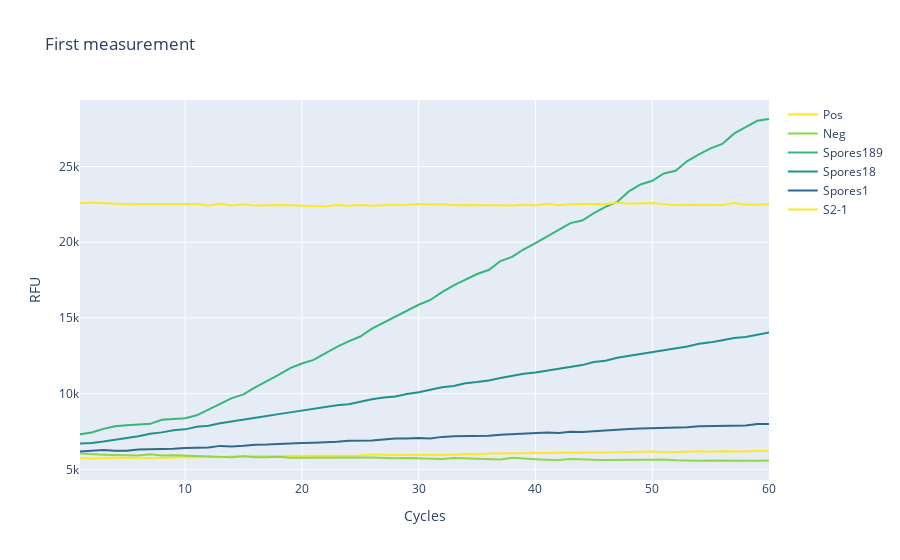

Source (notebook cell):
### Code cell
import pandas as pd
import plotly.express as px
import plotly.graph_objs as go

# Load CSV-file into a pandas DataFrame
df = pd.read_csv("Measurement 1.csv", sep=";")

# Calculate the mean of the replicates for each column
cols_to_avg = ["Pos", "Neg", "Spores189", "Spores18", "Spores1", "S2-1"]
grouped_df = df[cols_to_avg].groupby(df["Cycle"]).mean()

# Define the colors for each dataset using hex codes
colors = {"Pos": "#fde725", "Neg": "#90d743", "Spores189": "#35b779",
          "Spores18": "#21918c", "Spores1": "#31688e", "S2-1": "#fde725"}


# Create a new empty figure
fig = go.Figure()

# Plot each line separately with a for loop
for col in cols_to_avg:
    fig.add_trace(go.Scatter(x=grouped_df.index, y=grouped_df[col], mode='lines',
                             name=new_names.get(col, col),
                             line=dict(color=colors[col], width=2)))

# Set the title and axis labels
fig.update_layout(title="First measurement", xaxis_title="Cycles", yaxis_title="RFU")

# Display the plot using plotly.ofline.iplot()
fig.show()
